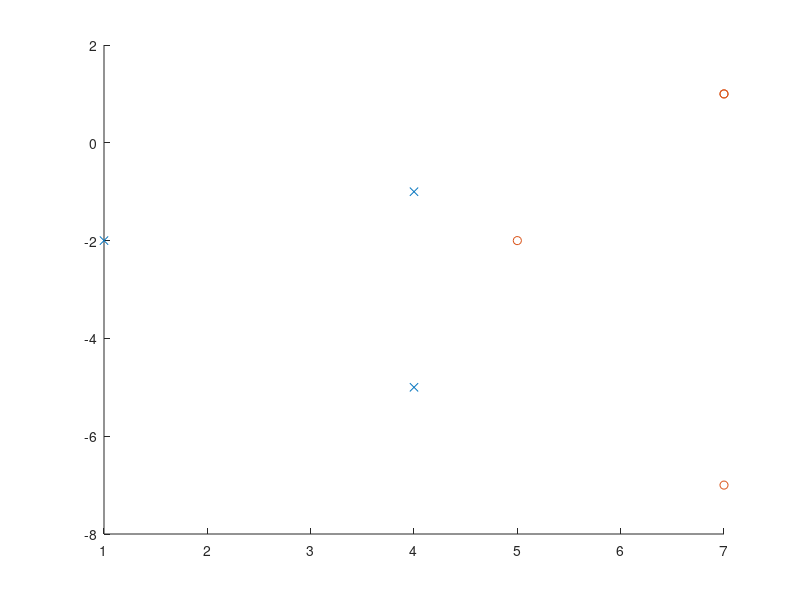

Recreate this plot in MATLAB.
x1=[1; 0; 0;  -1; 0; 0;  -2;];
x2=[0; 1; -1; 0;  2; -2; 0; ];
z1=x2.^2-2*x1+3;
z2=x1.^2-2*x2-3;
scatter(z1(1:3),z2(1:3),'x');
hold on;
scatter(z1(4:7),z2(4:7),'o');
